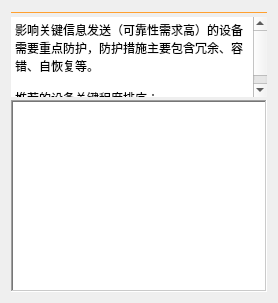
                  <widget class="QWidget" name="page">
                   <layout class="QVBoxLayout" name="verticalLayout_10" stretch="0,0,0">
                    <property name="spacing">
                     <number>3</number>
                    </property>
                    <item>
                     <widget class="Line" name="line_3">
                      <property name="styleSheet">
                       <string notr="true">color: rgb(255, 160, 47);</string>
                      </property>
                      <property name="frameShadow">
                       <enum>QFrame::Plain</enum>
                      </property>
                      <property name="orientation">
                       <enum>Qt::Horizontal</enum>
                      </property>
                     </widget>
                    </item>
                    <item>
                     <widget class="QTextEdit" name="textEdit">
                      <property name="sizePolicy">
                       <sizepolicy hsizetype="Preferred" vsizetype="Fixed">
                        <horstretch>0</horstretch>
                        <verstretch>0</verstretch>
                       </sizepolicy>
                      </property>
                      <property name="maximumSize">
                       <size>
                        <width>16777215</width>
                        <height>80</height>
                       </size>
                      </property>
                      <property name="contextMenuPolicy">
                       <enum>Qt::NoContextMenu</enum>
                      </property>
                      <property name="frameShape">
                       <enum>QFrame::NoFrame</enum>
                      </property>
                      <property name="html">
                       <string>&lt;!DOCTYPE HTML PUBLIC &quot;-//W3C//DTD HTML 4.0//EN&quot; &quot;http://www.w3.org/TR/REC-html40/strict.dtd&quot;&gt;
&lt;html&gt;&lt;head&gt;&lt;meta name=&quot;qrichtext&quot; content=&quot;1&quot; /&gt;&lt;style type=&quot;text/css&quot;&gt;
p, li { white-space: pre-wrap; }
&lt;/style&gt;&lt;/head&gt;&lt;body style=&quot; font-family:'SimSun'; font-size:9pt; font-weight:400; font-style:normal;&quot;&gt;
&lt;p style=&quot; margin-top:0px; margin-bottom:0px; margin-left:0px; margin-right:0px; -qt-block-indent:0; text-indent:0px;&quot;&gt;影响关键信息发送（可靠性需求高）的设备需要重点防护，防护措施主要包含冗余、容错、自恢复等。&lt;/p&gt;
&lt;p style=&quot;-qt-paragraph-type:empty; margin-top:0px; margin-bottom:0px; margin-left:0px; margin-right:0px; -qt-block-indent:0; text-indent:0px;&quot;&gt;&lt;br /&gt;&lt;/p&gt;
&lt;p style=&quot; margin-top:0px; margin-bottom:0px; margin-left:0px; margin-right:0px; -qt-block-indent:0; text-indent:0px;&quot;&gt;推荐的设备关键程度排序：&lt;/p&gt;&lt;/body&gt;&lt;/html&gt;</string>
                      </property>
                     </widget>
                    </item>
                    <item>
                     <widget class="QListWidget" name="listWidget">
                      <property name="contextMenuPolicy">
                       <enum>Qt::NoContextMenu</enum>
                      </property>
                      <property name="styleSheet">
                       <string notr="true">color: rgb(255, 255, 255);</string>
                      </property>
                      <property name="frameShape">
                       <enum>QFrame::WinPanel</enum>
                      </property>
                     </widget>
                    </item>
                   </layout>
                  </widget>
